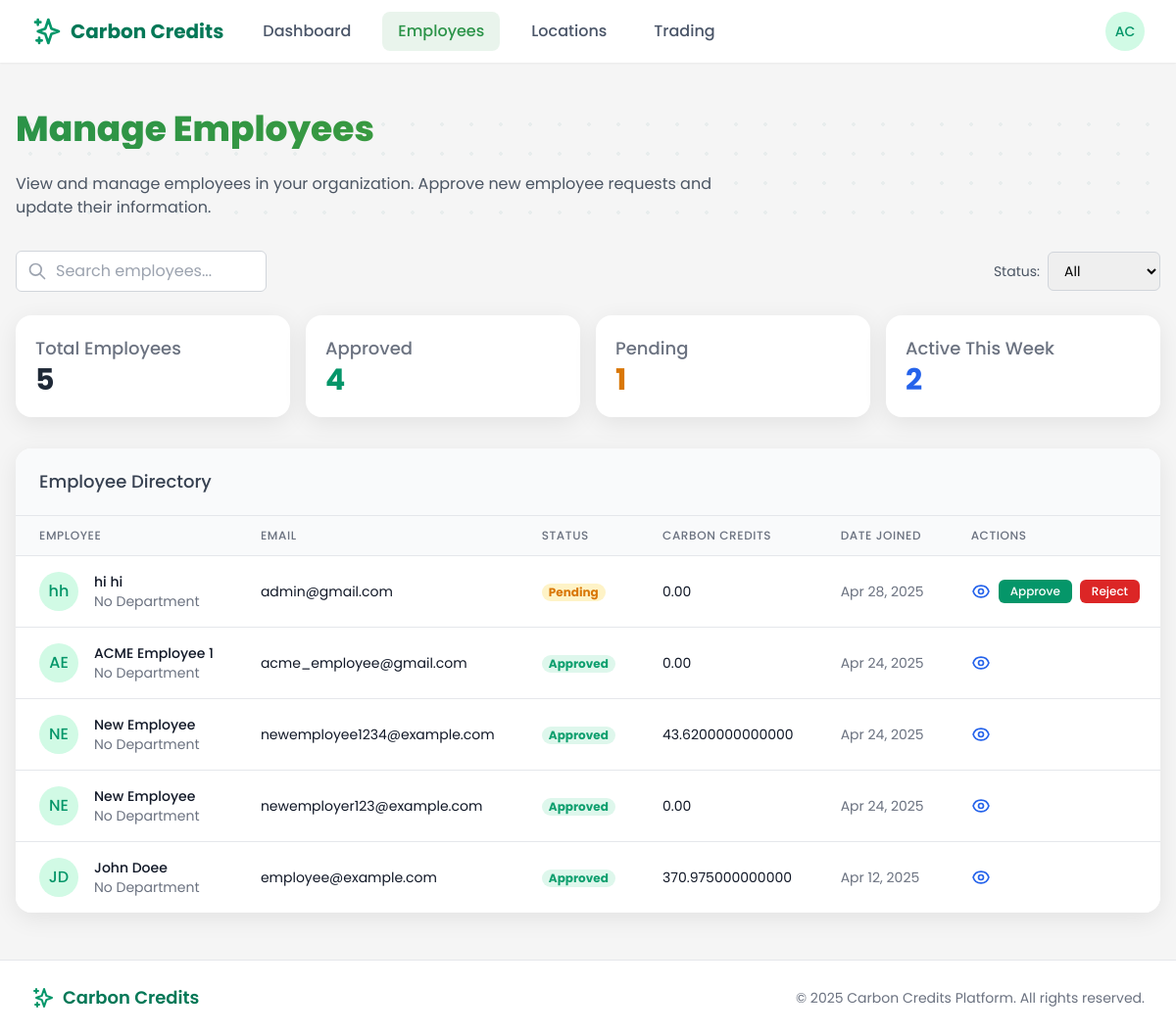
The page /employer/employees/ (signed in) on the database as committed earlier.
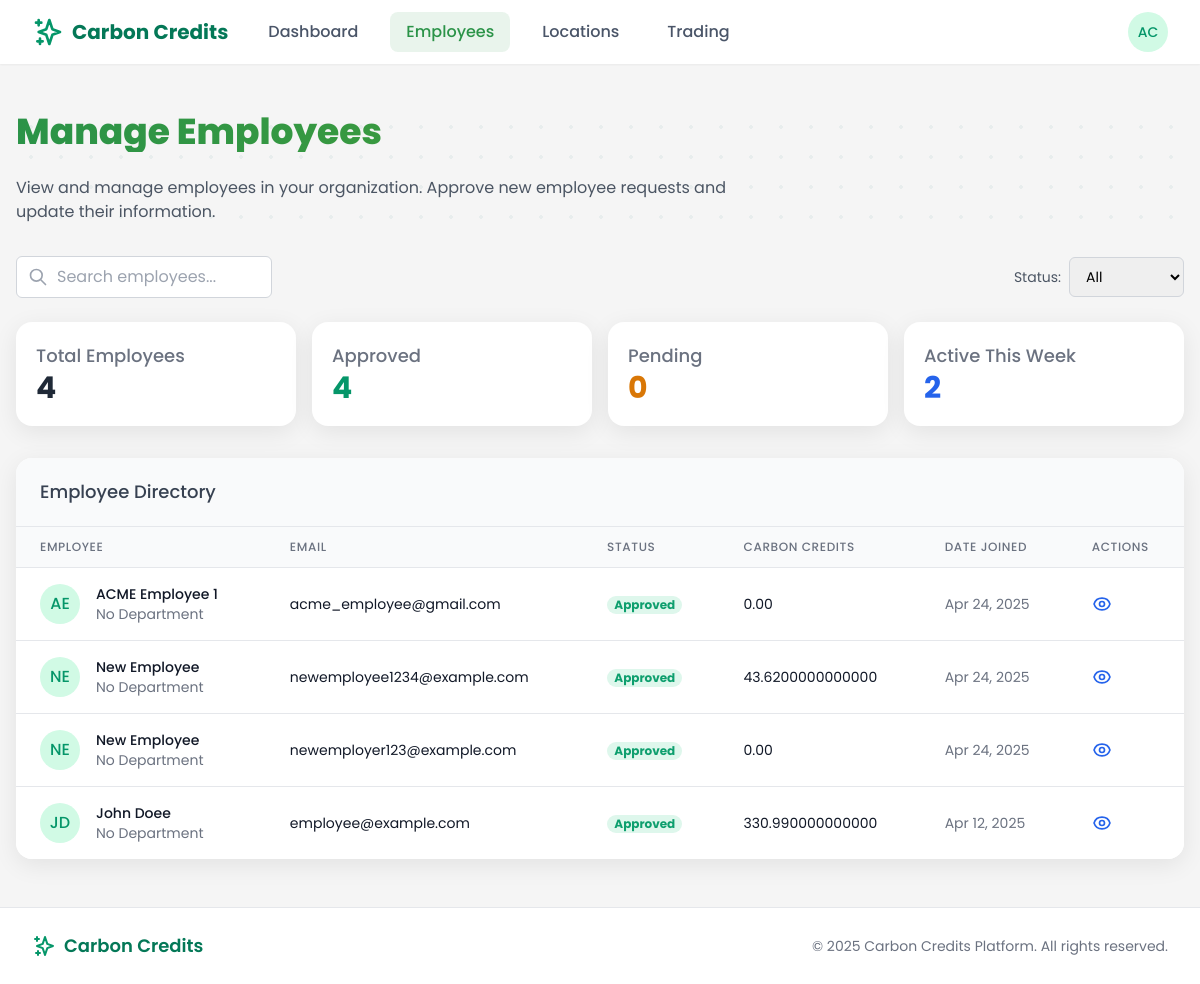
The same page on the database as committed later.
### users/models.py (models this page shows, shortened)
class EmployeeProfile(models.Model):
    user = models.OneToOneField(
        CustomUser,
        on_delete=models.CASCADE,
        related_name='employee_profile'
    )
    employer = models.ForeignKey(
        EmployerProfile,
        on_delete=models.CASCADE,
        related_name='employees'
    )
    employee_id = models.CharField(max_length=50, blank=True, null=True)
    approved = models.BooleanField(default=False)
    created_at = models.DateTimeField(default=timezone.now)
    wallet_balance = models.DecimalField(max_digits=10, decimal_places=2, default=0)
    department = models.CharField(max_length=100, blank=True)

class CustomUser(AbstractUser):
    is_employee = models.BooleanField(default=False)
    is_employer = models.BooleanField(default=False)
    is_bank_admin = models.BooleanField(default=False)
    is_super_admin = models.BooleanField(default=False)
    email = models.EmailField(_('email address'), unique=True)
    date_joined = models.DateTimeField(default=timezone.now)
    approved = models.BooleanField(default=False)
    USERNAME_FIELD = 'email'
    REQUIRED_FIELDS = ['username', 'first_name', 'last_name']
    class Meta:
        verbose_name = _('user')
        verbose_name_plural = _('users')

### core/views/employer_views.py (the view)
# urls.py: path('employees/', employees_list, name='employees'),
@login_required
@user_passes_test(lambda u: u.is_employer)
def employees_list(request):
    employees = request.user.employer_profile.employees.all().order_by('-created_at')
    total_employees = employees.count()
    approved_employees = employees.filter(approved=True).count()
    pending_employees = employees.filter(approved=False).count()
    one_week_ago = timezone.now() - timedelta(days=7)
    employee_ids = employees.filter(approved=True).values_list('id', flat=True)
    active_employees_count = Trip.objects.filter(
        employee__in=employee_ids,
        start_time__gte=one_week_ago
    ).values('employee').distinct().count()
    for employee in employees:
        employee_trips = Trip.objects.filter(employee=employee)
        employee.total_credits = employee_trips.aggregate(Sum('credits_earned'))['credits_earned__sum'] or 0
        employee.trip_count = employee_trips.count()
        employee.total_co2_saved = employee_trips.aggregate(Sum('carbon_savings'))['carbon_savings__sum'] or 0
    context = {
        'employees': employees,
        'total_employees': total_employees,
        'approved_employees': approved_employees,
        'pending_employees': pending_employees,
        'active_employees_count': active_employees_count,
        'page_title': 'Manage Employees',
    }
    return render(request, 'employer/employees.html', context)

### templates/employer/employees.html (shortened to what the changed rows need)
{% extends 'base.html' %}
{% block content %}
<div class="employees-container px-4 py-6">
    <div class="relative mb-8">
        <div class="relative z-10">
            <h1 class="section-headline text-3xl md:text-4xl font-bold mb-6">Manage Employees</h1>
        </div>
    </div>
    <div class="grid grid-cols-1 sm:grid-cols-2 md:grid-cols-4 gap-4 mb-8">
        <div class="modern-card p-5">
            <h3 class="text-lg font-medium text-gray-500">Total Employees</h3>
            <p class="text-3xl font-bold text-gray-800">{{ total_employees }}</p>
        </div>
        <div class="modern-card p-5">
            <h3 class="text-lg font-medium text-gray-500">Pending</h3>
            <p class="text-3xl font-bold text-yellow-600">{{ pending_employees }}</p>
        </div>
    </div>
    <div class="modern-card overflow-hidden">
        {% if employees %}
        <div class="overflow-x-auto">
            <table class="min-w-full divide-y divide-gray-200">
                <thead class="bg-gray-50">
                    <tr>
                        <th scope="col" class="px-6 py-3 text-left text-xs font-medium text-gray-500 uppercase tracking-wider">Employee</th>
                        <th scope="col" class="px-6 py-3 text-left text-xs font-medium text-gray-500 uppercase tracking-wider">Email</th>
                        <th scope="col" class="px-6 py-3 text-left text-xs font-medium text-gray-500 uppercase tracking-wider">Status</th>
                        <th scope="col" class="px-6 py-3 text-left text-xs font-medium text-gray-500 uppercase tracking-wider">Carbon Credits</th>
                        <th scope="col" class="px-6 py-3 text-left text-xs font-medium text-gray-500 uppercase tracking-wider">Date Joined</th>
                        <th scope="col" class="px-6 py-3 text-left text-xs font-medium text-gray-500 uppercase tracking-wider">Actions</th>
                    </tr>
                </thead>
                <tbody class="bg-white divide-y divide-gray-200" id="employees-table-body">
                    {% for employee in employees %}
                    <tr class="employee-row" data-status="{% if employee.approved %}approved{% else %}pending{% endif %}">
                        <td class="px-6 py-4 whitespace-nowrap">
                            <div class="flex items-center">
                                <div class="h-10 w-10 rounded-full bg-green-100 flex items-center justify-center text-green-600 font-medium">
                                    {{ employee.user.first_name|slice:":1" }}{{ employee.user.last_name|slice:":1" }}
                                </div>
                                <div class="ml-4">
                                    <div class="text-sm font-medium text-gray-900">{{ employee.user.get_full_name }}</div>
                                    <div class="text-sm text-gray-500">{{ employee.department|default:"No Department" }}</div>
                                </div>
                            </div>
                        </td>
                        <td class="px-6 py-4 whitespace-nowrap">
                            <div class="text-sm text-gray-900">{{ employee.user.email }}</div>
                        </td>
                        <td class="px-6 py-4 whitespace-nowrap">
                            {% if employee.approved %}
                            <span class="badge badge-success">Approved</span>
                            {% else %}
                            <span class="badge badge-warning">Pending</span>
                            {% endif %}
                        </td>
                        <td class="px-6 py-4 whitespace-nowrap">
                            <div class="text-sm text-gray-900">{{ employee.total_credits|default:"0.00" }}</div>
                        </td>
                        <td class="px-6 py-4 whitespace-nowrap text-sm text-gray-500">
                            {{ employee.created_at|date:"M d, Y" }}
                        </td>
                        <td class="px-6 py-4 whitespace-nowrap text-right text-sm font-medium">
                            <div class="flex space-x-2">
                                <button
                                    class="text-blue-600 hover:text-blue-900 action-btn view-employee-btn"
                                    data-employee-id="{{ employee.id }}"
                                    data-employee-name="{{ employee.user.get_full_name }}"
                                    data-employee-email="{{ employee.user.email }}"
                                    data-employee-status="{% if employee.approved %}Approved{% else %}Pending{% endif %}"
                                    data-employee-joined="{{ employee.created_at|date:'M d, Y' }}"
                                    data-employee-department="{{ employee.department|default:'Not specified' }}"
                                    data-employee-credits="{{ employee.total_credits|default:'0.00' }}"
                                    data-employee-trips="{{ employee.trip_count|default:'0' }}"
                                    data-employee-co2="{{ employee.total_co2_saved|default:'0.00' }}"
                                >
                                </button>
                                {% if not employee.approved %}
                                <form method="post" action="{% url 'employer:employee_approval' employee.id %}?action=approve" class="inline">
                                    <button type="submit" class="px-3 py-1 bg-green-600 text-white rounded-md hover:bg-green-700 transition-colors text-xs font-medium">
                                        Approve
                                    </button>
                                </form>
                                <form method="post" action="{% url 'employer:employee_approval' employee.id %}?action=reject" class="inline ml-2">
                                    <button type="submit" class="px-3 py-1 bg-red-600 text-white rounded-md hover:bg-red-700 transition-colors text-xs font-medium">
                                        Reject
                                    </button>
                                </form>
                                {% endif %}
                            </div>
                        </td>
                    </tr>
                    {% endfor %}
                </tbody>
            </table>
        </div>
        {% endif %}
    </div>
</div>
{% endblock %}

Rows that differ between the two databases and show on the page:
removed EmployeeProfile: user.first_name "h", user.last_name "h", user.get_full_name "hi hi", department "No Department", user.email "admin@gmail.com", approved "Pending", total_credits "0.00", created_at "Apr 28, 2025"
computed for EmployeeProfile "Apr 12, 2025": total_credits "370.975000000000" → "330.990000000000"
Other text that changed with them:
{{ total_employees }}: "5" → "4"
{{ pending_employees }}: "1" → "0"
